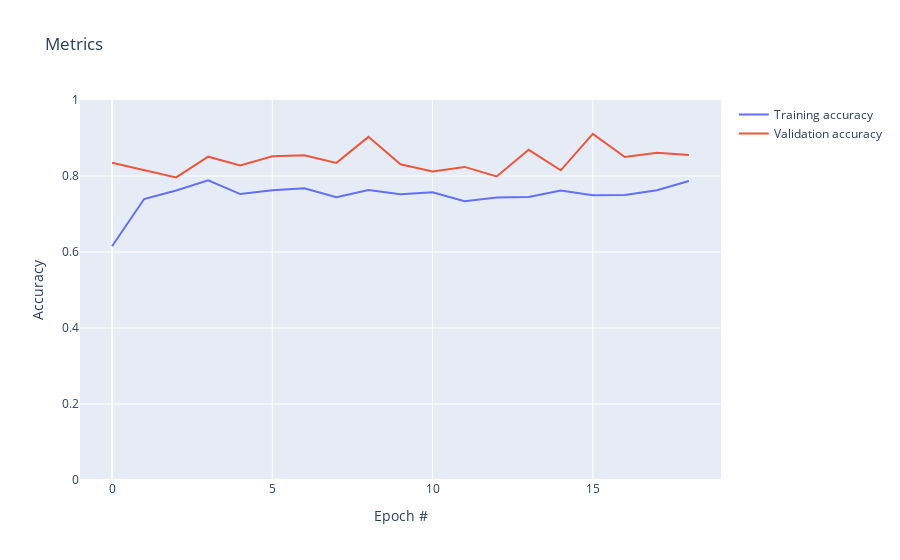

The notebook cell saved with this chart:
### Markdown cell above
## Plotting the metrics

### Code cell
metrics = pd.DataFrame(metrics)

# create figure
fig = go.Figure()
fig.add_trace(go.Scatter(x=metrics.index, y=metrics['train_accuracy'],
                    mode='lines',
                    name='Training accuracy'))
fig.add_trace(go.Scatter(x=metrics.index, y=metrics['val_accuracy'],
                    mode='lines',
                    name='Validation accuracy'))

fig.update_layout(title='Metrics',
                   xaxis_title='Epoch #',
                   yaxis_title='Accuracy')

fig.update_xaxes(range = [-1,19])
fig.update_yaxes(range = [0,1])

fig.show()

### Figure 1 — Plotly figure (JSON) as saved in the notebook; plotly's stock layout.template omitted (floating-point values rounded to 4 significant figures)
{"data": [{"mode": "lines", "name": "Training accuracy", "type": "scatter", "x": [0, 1, 2, 3, 4, 5, 6, 7, 8, 9, 10, 11, 12, 13, 14, 15, 16, 17, 18], "y": [0.6151, 0.7394, 0.7618, 0.7888, 0.7525, 0.7627, 0.7676, 0.744, 0.7628, 0.752, 0.757, 0.7336, 0.7433, 0.7445, 0.7618, 0.7496, 0.7499, 0.7627, 0.787]}, {"mode": "lines", "name": "Validation accuracy", "type": "scatter", "x": [0, 1, 2, 3, 4, 5, 6, 7, 8, 9, 10, 11, 12, 13, 14, 15, 16, 17, 18], "y": [0.8348, 0.8163, 0.7963, 0.8508, 0.8278, 0.8518, 0.8546, 0.8346, 0.903, 0.831, 0.8121, 0.8239, 0.7987, 0.869, 0.815, 0.9107, 0.8499, 0.8613, 0.8549]}], "layout": {"title": {"text": "Metrics"}, "xaxis": {"range": [-1, 19], "title": {"text": "Epoch #"}}, "yaxis": {"range": [0, 1], "title": {"text": "Accuracy"}}}}
